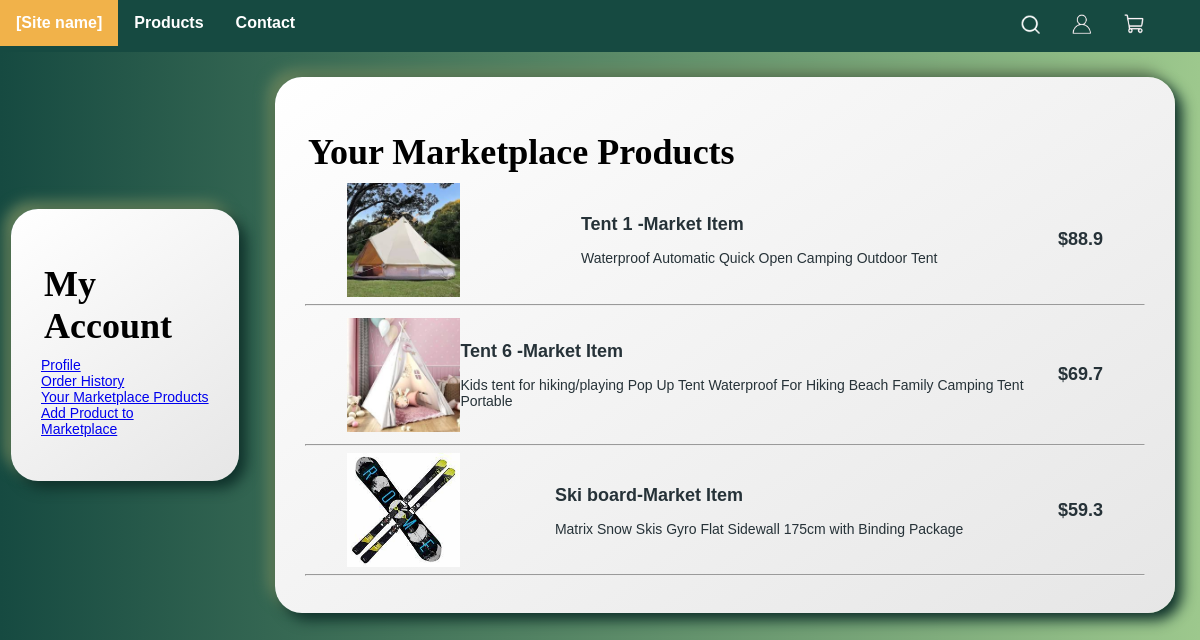
The app's page /your-items.php (signed in) with its own data.
### tables this page shows
CREATE TABLE products (
    product_id int NOT NULL AUTO_INCREMENT PRIMARY KEY,
    cat_id int,
    product_keywords varchar(1000),
    productName varchar(1000),
    productDesc varchar(1000),
    images VARCHAR(1000),
    price float,
    quantity int,
    user_id int DEFAULT NULL,
    FOREIGN Key (cat_id) references products_category(cat_id),
    FOREIGN Key (user_id) references customer(user_id)
) AUTO_INCREMENT = 001;

### your-items.php (the view, shortened to what this page needs)
<!DOCTYPE html>
<html lang="en">
  <head>
    <link rel="stylesheet" href="style/Style.css">
  </head>
  <body id="grad">
    <?php require_once "PHP/menu.php"; ?>
    <div class="cart-sum">
      <?php require_once "PHP/account menu.php"; ?>
      <div class="Area-2 profile-area">
        <h1>Your Marketplace Products</h1>
        <div>
          <?php
            $sql ="SELECT productName, productDesc, price, images
            FROM products
            WHERE user_id = $_SESSION[user_id];
            ";
              if ($result = mysqli_query($conn, $sql)){
                if(mysqli_num_rows($result) > 0) {
                  while ($row = mysqli_fetch_assoc($result)){
                    ?>
                    <div class="product">
                      <img class="product-image" src="<?php echo $row["images"];?>">
                      <ul>
                        <li><h2><?php echo $row["productName"];?></h2></li>
                        <li><p><?php echo $row["productDesc"];?></p></li>
                      </ul>
                      <div class="product_amount_info">
                        <h2>$<?php echo $row["price"];?></h2>
                      </div>
                    </div>
                      <hr>
          <?php
                      }
                    }else echo "You have currently have no products for sale";
                  }
            ?>
        </div>
      </div>
    </div>
  </body>
</html>

### Style/style.css (style rules this page uses)
* { font-family: Arial, Helvetica, sans-serif; }
body { font-size: 14px; color: #263238; margin: 0px; }
h1 { font-family: 'Times New Roman'; font-size: 36px; font-weight: bold; color: #000; margin-bottom: 10px; margin-left: 3px; }
h2 { font-size: 18px; }
ul { padding: 0px; }
li { list-style-type: none; }
.Area-2 { border-radius: 27px; background: linear-gradient(145deg, #ffffff, #e6e6e6); box-shadow: 7px 7px 14px #0e302a, -7px -7px 14px #66825c; padding: 30px; margin: 25px; }
.profile-area { width: 70%; }
.cart-sum { display: flex; flex-flow: row; }
.product { margin: auto; width: 90%; height: 30%; display: flex; justify-content: space-between; align-items: center; }
.product-image { width: 15%; text-align: center; }
#grad { background-image: linear-gradient(to right, #164A41, #9DC88D); }
::placeholder { color: #000; }

### records on screen
products: images (picture), productName "Tent 1 -Market Item", productDesc "Waterproof Automatic Quick Open Camping Outdoor Tent", price "88.9"
products: images (picture), productName "Tent 6 -Market Item", productDesc "Kids tent for hiking/playing Pop Up Tent Waterproof For Hiking Beach Family Camping Tent Portable", price "69.7"
products: images (picture), productName "Ski board-Market Item", productDesc "Matrix Snow Skis Gyro Flat Sidewall 175cm with Binding Package", price "59.3"
